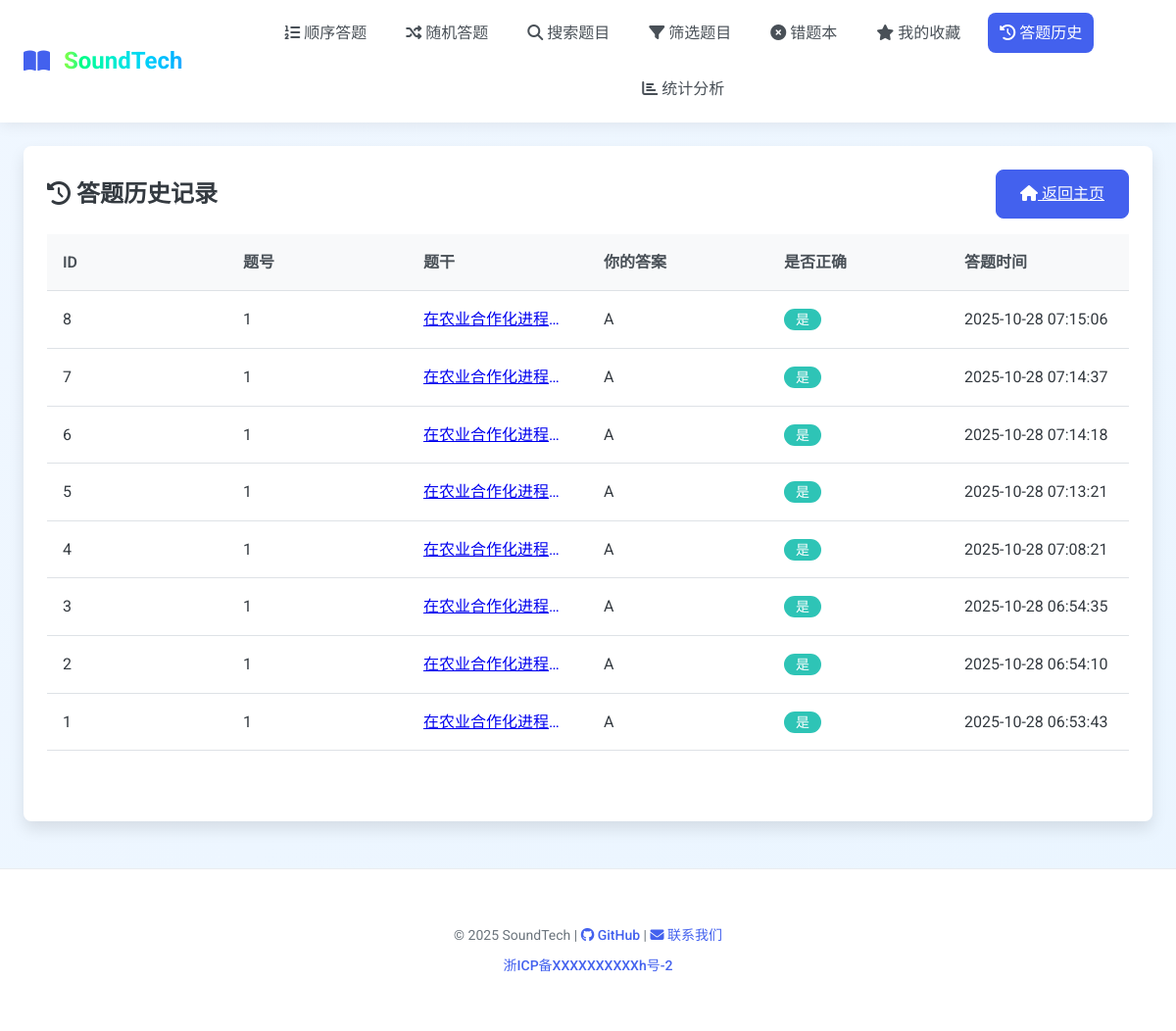
Page /history (signed in) on the earlier database version.
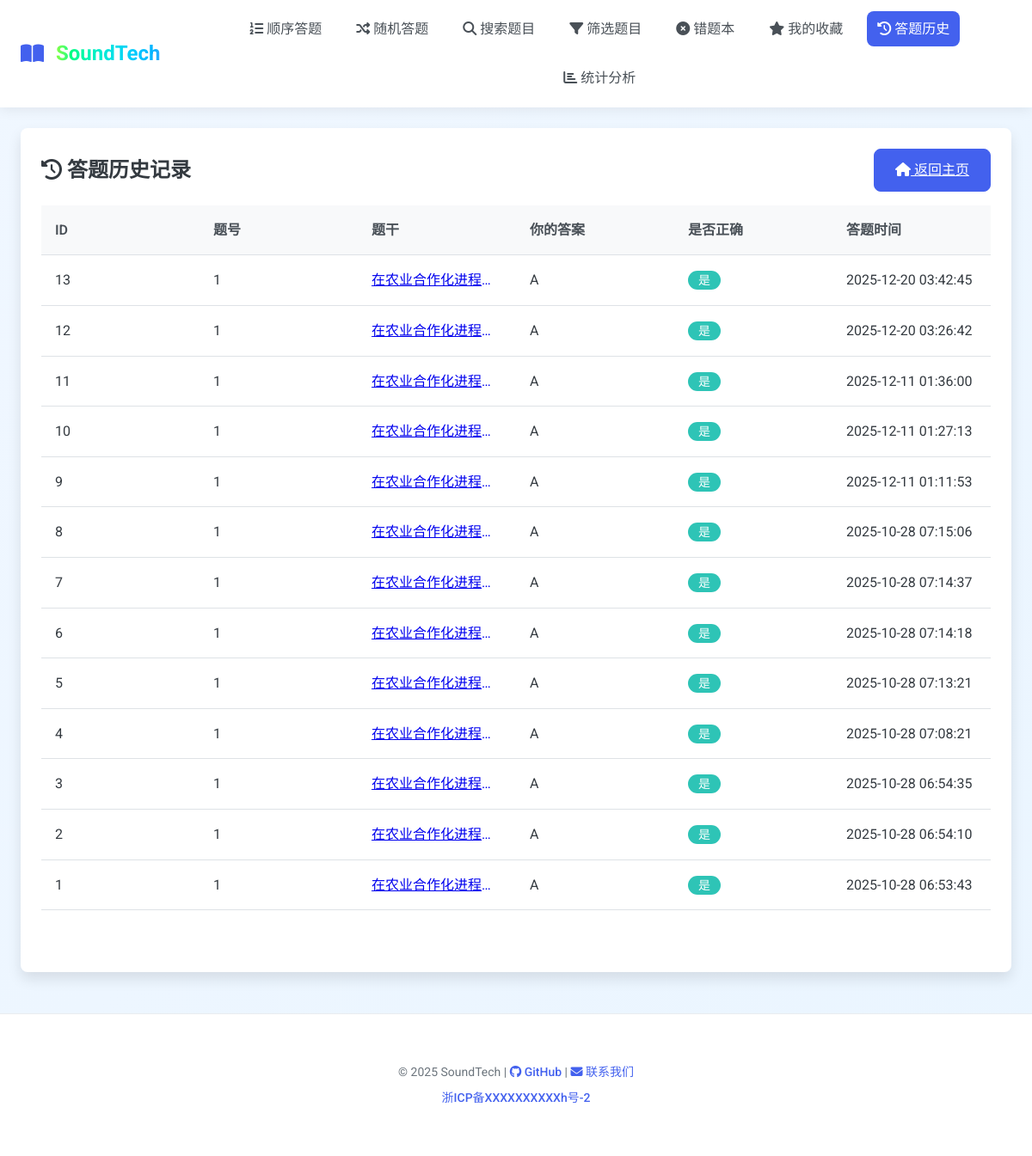
Same page on the later database version.
### tables this page shows
CREATE TABLE history (
        id INTEGER PRIMARY KEY AUTOINCREMENT,
        user_id INTEGER NOT NULL,
        question_id TEXT NOT NULL,
        user_answer TEXT NOT NULL,
        correct INTEGER NOT NULL,
        timestamp DATETIME DEFAULT CURRENT_TIMESTAMP,
        FOREIGN KEY (user_id) REFERENCES users(id)
    );

CREATE TABLE questions (
        id TEXT PRIMARY KEY,
        stem TEXT NOT NULL,
        answer TEXT NOT NULL,
        difficulty TEXT,
        qtype TEXT,
        category TEXT,
        options TEXT, -- JSON stored options
        created_at DATETIME DEFAULT CURRENT_TIMESTAMP
    );

### app.py (the view)
@app.route("/history")
@login_required
def show_history():
    user_id = get_user_id()
    rows = show_history_util(user_id)
    history_data = []
    for row in rows:
        q = fetch_question(row['question_id'])
        stem = q['stem'] if q else "题目已删除"
        history_data.append({
            "id": row['id'],
            "question_id": row['question_id'],
            "stem": stem,
            "user_answer": row['user_answer'],
            "correct": row['correct'],
            "timestamp": row['timestamp']
        })
    return render_template("history.html", history=history_data)

### app.py (called while the page is built)
@app.before_request
def log_request_info():
    if request.endpoint not in ['static']:
        app.logger.debug(f"请求: {request.method} {request.url} - IP: {request.remote_addr} - User-Agent: {request.headers.get('User-Agent', 'Unknown')}")

@app.after_request
def log_response_info(response):
    if request.endpoint not in ['static']:
        app.logger.debug(f"响应: {response.status_code} - {request.method} {request.url}")
    return response

### handlers/authentication.py (called while the page is built)
def login_required(function):
    @wraps(function)
    def decorated_function(*args, **kwargs):
        if not is_logged_in():
            flash("请先登录后再访问该页面", "error")
            return redirect(url_for("login", next=request.url))
        return function(*args, **kwargs)
    return decorated_function

def is_logged_in() -> bool:
    return "user_id" in session

def get_user_id() -> int:
    return session.get("user_id")

### handlers/database.py (called while the page is built)
def get_db() -> sqlite3.Connection:
    conn = sqlite3.connect("./static/database.db")
    conn.row_factory = sqlite3.Row
    return conn

def fetch_question(qid):
    conn = get_db()
    cursor = conn.cursor()
    cursor.execute('SELECT * FROM questions WHERE id=?', (qid,))
    row = cursor.fetchone()
    cursor.close()
    conn.close()
    if row:
        return {
            "id": row['id'],
            "stem": row['stem'],
            "answer": row['answer'],
            "difficulty": row['difficulty'],
            "type": row['qtype'],
            "category": row['category'],
            "options": json.loads(row['options'])
        }
    else:
        return None

def show_history_util(user_id):
    conn = get_db()
    cursor = conn.cursor()
    cursor.execute('SELECT * FROM history WHERE user_id=? ORDER BY timestamp DESC', (user_id,))
    rows = cursor.fetchall()
    cursor.close()
    conn.close()
    return rows

### templates/history.html (shortened to what this page needs)
{% extends 'base.html' %}
{% block content %}
<div class="card">
    <div class="card-title d-flex justify-content-between align-items-center">
        <div>
            <i class="fas fa-history"></i> 答题历史记录
        </div>
        <a href="{{ url_for('index') }}" class="btn btn-primary">
            <i class="fas fa-home"></i> 返回主页
        </a>
    </div>
    {% if history %}
    <div class="table-container">
        <table class="table">
            <thead>
                <tr>
                    <th>ID</th>
                    <th>题号</th>
                    <th>题干</th>
                    <th>你的答案</th>
                    <th>是否正确</th>
                    <th>答题时间</th>
                </tr>
            </thead>
            <tbody>
                {% for record in history %}
                <tr>
                    <td>{{ record.id }}</td>
                    <td>{{ record.question_id }}</td>
                    <td><a href="{{ url_for('show_question', qid=record.question_id) }}" class="question-text-truncate" title="{{ record.stem }}">{{ record.stem }}</a></td>
                    <td>{{ record.user_answer }}</td>
                    <td>
                        {% if record.correct == 1 %}
                        <span class="badge badge-success">是</span>
                        {% else %}
                        <span class="badge badge-danger">否</span>
                        {% endif %}
                    </td>
                    <td>{{ record.timestamp }}</td>
                </tr>
                {% endfor %}
            </tbody>
        </table>
    </div>
    {% else %}
    <div class="alert alert-info">
        <i class="fas fa-info-circle"></i> 你还没有任何答题历史记录。
    </div>
    {% endif %}
</div>
{% endblock %}

### templates/base.html (shortened to what this page needs)
<!DOCTYPE html>
<html lang="zh-CN">
<head>
    <link rel="stylesheet" href="{{ url_for('static', filename='style.css') }}">
    <link rel="stylesheet" href="https://cdnjs.cloudflare.com/ajax/libs/font-awesome/6.4.0/css/all.min.css">
</head>
<body>
    <nav>
        <div class="nav-left">
            <a href="{{ url_for('index') }}" class="nav-logo">
                <i class="fas fa-book-open"></i>&nbsp;<article>SoundTech</article>
            </a>
        </div>
        <div class="nav-links" id="navLinks">
            <a href="{{ url_for('sequential_start') }}" class="nav-link{% if request.path == url_for('sequential_start') %} active{% endif %}">
                <i class="fas fa-list-ol"></i> 顺序答题
            </a>
            <a href="{{ url_for('random_question') }}" class="nav-link{% if request.path == url_for('random_question') %} active{% endif %}">
                <i class="fas fa-random"></i> 随机答题
            </a>
            <a href="{{ url_for('search') }}" class="nav-link{% if request.path == url_for('search') %} active{% endif %}">
                <i class="fas fa-search"></i> 搜索题目
            </a>
            <a href="{{ url_for('filter_questions') }}" class="nav-link{% if request.path == url_for('filter_questions') %} active{% endif %}">
                <i class="fas fa-filter"></i> 筛选题目
            </a>
            <a href="{{ url_for('wrong_questions') }}" class="nav-link{% if request.path == url_for('wrong_questions') %} active{% endif %}">
                <i class="fas fa-times-circle"></i> 错题本
            </a>
            <a href="{{ url_for('show_favorites') }}" class="nav-link{% if request.path == url_for('show_favorites') %} active{% endif %}">
                <i class="fas fa-star"></i> 我的收藏
            </a>
            <a href="{{ url_for('show_history') }}" class="nav-link{% if request.path == url_for('show_history') %} active{% endif %}">
                <i class="fas fa-history"></i> 答题历史
            </a>
            <a href="{{ url_for('statistics') }}" class="nav-link{% if request.path == url_for('statistics') %} active{% endif %}">
                <i class="fas fa-chart-bar"></i> 统计分析
            </a>
        </div>
    </nav>
    <main class="container">
        {% block content %}{% endblock %}
    </main>
    <footer class="footer">
        <div class="container">
            <p class="footer-text">
                &copy; {{ current_year|default(2025) }} SoundTech |
                <a href="https://github.com/C32-SoundTech" class="footer-link" target="_blank">
                    <i class="fab fa-github"></i> GitHub
                </a> |
                <a href="mailto:2312190131@pop.zjgsu.edu.cn" class="footer-link">
                    <i class="fas fa-envelope"></i> 联系我们
                </a>
            </p>
            <p class="footer-text mt-1">
                <a href="https://beian.miit.gov.cn/" target="_blank" class="footer-link">浙ICP备XXXXXXXXXXh号-2</a>
            </p>
        </div>
    </footer>
</body>
</html>

### templates/base.html (style rules this page uses)
article { -webkit-animation: gradient-change 2s linear infinite alternate; animation: gradient-change 2s linear infinite alternate; background: linear-gradient( to right in oklch, var(--color-1), var(--color-2) ); -webkit-background-clip: text; -webkit-text-fill-color: transparent; background-clip: text; color: transparent; }

Differences in the rows shown:
added history: id "13", question_id "1", stem "在农业合作化进程…", user_answer "A", timestamp "2025-12-20 03:42:45"
added history: id "12", question_id "1", stem "在农业合作化进程…", user_answer "A", timestamp "2025-12-20 03:26:42"
added history: id "11", question_id "1", stem "在农业合作化进程…", user_answer "A", timestamp "2025-12-11 01:36:00"
added history: id "10", question_id "1", stem "在农业合作化进程…", user_answer "A", timestamp "2025-12-11 01:27:13"
added history: id "9", question_id "1", stem "在农业合作化进程…", user_answer "A", timestamp "2025-12-11 01:11:53"
